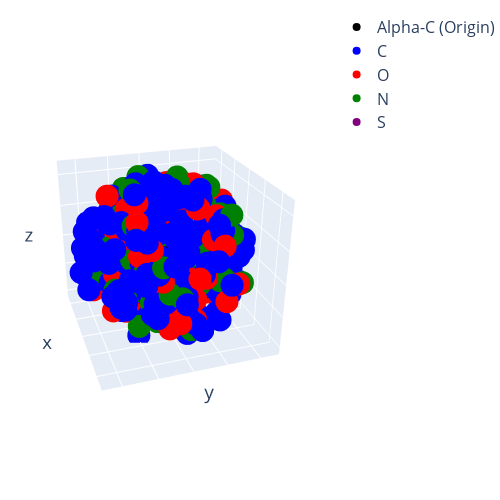

Here is the notebook cell this chart was saved with:
### Markdown cell above
## TODO
sanity checks
- plot in 3d
- pymol?
- make fast -- somehow? And post updated code + timing
    - profile to find bottlenecks? line profiler https://github.com/pyutils/line_profiler
    - Avoid making everything a string -- don't need the pdb name in the res_id? Avoid decoding from bytes?
    - One pass through data

### Code cell
import plotly.graph_objects as go


def extract_coords_by_element(neighborhood):
    coords = neighborhood[4]
    elements = neighborhood[2]
    coords_list = []
    for element in [b'C', b'O', b'N', b'S']:
        coords_list.append(coords[elements == element])
    return coords_list

def plot_neighborhood(neighborhood):
    coords_list = extract_coords_by_element(neighborhood)
    points = []
    origin = [go.Scatter3d(
                x=np.array([0.0]),
                y=np.array([0.0]),
                z=np.array([0.0]),
                mode='markers',
                marker = dict(size=8, color='black'),
                name = 'Alpha-C (Origin)')]
    elements_list = ['C', 'O', 'N', 'S']
    colors_table = {
        'C': 'blue',
        'O': 'red',
        'N': 'green',
        'S': 'purple'
    }
    for element, coords in zip(elements_list, coords_list):
        points.append(go.Scatter3d(
            x=coords[:, 0],
            y=coords[:, 1],
            z=coords[:, 2],
            mode='markers',
            marker = dict(size=8, color=colors_table[element]),
            name = element
            ))
    layout = go.Layout(width=500, height=500,
                       margin=dict(l=0, r=0, t=10, b=0))
    fig = go.Figure(data=[*origin, *points], layout=layout)
    fig.update_layout(font_size=16)
    fig.update_layout(
        scene=dict(
            xaxis=dict(showticklabels=False),
            yaxis=dict(showticklabels=False),
            zaxis=dict(showticklabels=False),
        )
    )
    camera = dict(
        up=dict(x=0, y=0, z=1),
        center=dict(x=0, y=0, z=0),
        eye=dict(x=-2.54, y=0.2, z=0.5)
    )
    fig.update_layout(scene_camera=camera)
    fig.show(renderer="jupyterlab")
    
n = data[698]
plot_neighborhood(n)

### Figure 1 — Plotly figure (JSON) as saved in the notebook; plotly's stock layout.template omitted (floating-point values rounded to 4 significant figures; data arrays with more than 128 entries replaced by an {"elided": "..."} marker saying what was removed)
{"data": [{"marker": {"color": "black", "size": 8}, "mode": "markers", "name": "Alpha-C (Origin)", "type": "scatter3d", "x": [0], "y": [0], "z": [0]}, {"marker": {"color": "blue", "size": 8}, "mode": "markers", "name": "C", "type": "scatter3d", "x": {"elided": "273 float values"}, "y": {"elided": "273 float values"}, "z": {"elided": "273 float values"}}, {"marker": {"color": "red", "size": 8}, "mode": "markers", "name": "O", "type": "scatter3d", "x": [-10.2, -11.16, -5.893, -4.309, -5.025, -1.536, -0.729, -6.861, -7.096, -4.393, -0.234, 3.248, 0.949, 5.722, 6.276, -2.705, -4.329, -4.781, -3.065, -0.238, 1.486, -0.807, -1.071, 4.213, 5.031, 8.993, 8.907, 9.951, -6.74, -6.702, -2.936, -3.68, -8.672, -6.404, -8.055, -10.39, -5.979, -2.244, -1.269, -4.346, -5.018, -4.958, -1.16, -5.185, 0.325, 3.033, -0.312, 2.502, 6.216, 6.024, 3.565, 2.102, 7.968, 1.818, 5.411, 5.737, -5.406, 0.081, -1.203, 6.2, 3.728, 6.767, -0.98, -0.315, -0.638, 3.237, 3.831, 1.352, 9.145, 8.844, 10.35, 10.12, 11.5, 10.08, 9.682], "y": [-1.915, -1.097, 1.385, -1.711, -10.44, -10.45, -5.846, -3.503, 1.518, 1.439, -7.883, -6.099, -2.016, -1.03, 2.656, 3.584, 5.553, 6.165, 10.26, 7.326, 4.557, 6.165, 9.401, 4.466, 8.322, -0.578, -1.88, 5.754, -9.052, -4.642, -8.625, -6.755, -4.383, -1.432, -1.663, 0.701, 1.83, -0.373, 2.001, 1.625, -7.013, -3.445, -5.19, 1.934, -7.599, -6.012, -6.364, -6.365, -5.458, -4.348, 0.951, 2.114, 1.365, -4.471, -5.478, 2.731, 5.345, 4.362, 9.29, 4.936, 8.469, 4.766, 5.42, 8.812, 4.499, 3.925, 6.332, 11.43, -3.106, -4.482, 1.005, 2.556, 1.067, 7.317, 5.198], "z": [-5.549, -1.925, -10.16, -8.998, -4.16, -4.393, -8.465, -7.618, -6.534, -5.359, -7.729, -4.48, -8.619, -8.594, -7.389, -7.071, -2.845, -6.249, -1.815, -7.195, -3.445, -3.178, -4.248, -1.665, -2.952, -5.798, -3.38, -2.911, 2.059, 4.496, -0.09, 4.31, 0.881, -0.976, 1.725, 0.814, -0.855, 0.857, -1.351, 1.953, 8.582, 8.133, 7.806, 9.604, -1.351, 0.306, 3.184, 5.047, 3.94, -0.927, -0.771, 2.068, 0.304, 9.693, 8.481, 9.478, 8.911, 1.098, 0.587, 0.783, 4.65, 5.143, 7.139, 7.804, 10.65, 8.463, 7.298, -0.301, 1.231, 5.883, -1.469, 1.359, 2.203, -0.354, 5.445]}, {"marker": {"color": "green", "size": 8}, "mode": "markers", "name": "N", "type": "scatter3d", "x": [-3.181, 3.199, 5.024, -8.091, -6.39, -6.185, -4.391, -7.36, -1.763, -7.675, -7.973, -7.006, -4.903, -4.505, 1.45, 3.991, 6.964, 3.207, -6.335, -5.107, -2.413, -2.719, -3.885, -1.43, 0.14, 6.119, 6.843, 8.114, -4.955, -7.274, -2.659, -9.315, -11.14, -8.574, -7.021, -4.837, -3.883, -2.992, -0.985, -7.018, -6.867, -6.085, -3.502, -3.81, -0.904, -3.714, 0.706, 3.855, 7.146, 0.607, 8.477, 5.143, -0.094, 3.002, 6.391, 0.096, 1.582, -1.66, 3.44, 7.364, 5.888, -3.276, 1.115, 1.252, -2.491, 0.134, 5.343, -1.588, 1.046, 9.459, 10.89, 9.712], "y": [-6.904, -4.886, 0.987, -9.124, -5.966, -7.98, -6.562, -7.188, -9.049, -1.396, -3.087, -4.652, -0.619, 1.705, -7.867, -5.538, -4.134, -2.089, 3.507, 3.418, 4.167, 6.794, 7.71, 11.79, 9.422, 3.206, 9.457, 1.365, -10.07, -5.983, -7.261, -1.939, -2.546, 0.686, 0.34, -1.139, 0.917, 2.882, 1.279, -4.07, -0.986, -5.946, -5.322, -2.678, -4.669, 3.158, -7.179, -5.937, -5.068, 1.296, -1.957, 1.934, -5.886, -5.384, -5.905, 1.986, 3.919, 7.451, 3.865, 5.747, 7.963, 4.727, 5.732, 8.022, 7.263, 6.585, 7.946, 11.45, 11.71, -3.175, -1.05, 5.297], "z": [-9.276, -8.942, -9.33, -2.626, -6.795, -5.673, -5.885, -2.134, -2.651, -7.797, -4.515, -3.4, -7.148, -8.46, -3.276, -2.431, -2.96, -8.674, -7.243, -4.627, -4.945, -5.705, -3.265, -1.821, -2.38, -1.849, -2.22, -7.715, 1.226, 2.753, 1.713, -0.959, 1.024, -0.522, 1.723, 0.602, -1.088, 0.682, 1.805, 8.743, 9.179, 6.936, 6.082, 11.46, 10.67, 10.82, 1.32, 2.406, 1.906, -0.334, -1.16, 0.453, 5.99, 7.007, 6.47, 11.4, -0.523, -1.523, 1.533, -0.979, 5.025, 8.634, 7.819, 6.37, 9.51, 10.17, 7.788, 1.023, 1.882, 3.501, -0.687, 0.565]}, {"marker": {"color": "purple", "size": 8}, "mode": "markers", "name": "S", "type": "scatter3d", "x": [-1.195, 2.622, -6.733], "y": [-1.936, 3.34, 4.776], "z": [-3.545, -10.32, 3.055]}], "layout": {"font": {"size": 16}, "height": 500, "margin": {"b": 0, "l": 0, "r": 0, "t": 10}, "scene": {"aspectmode": "auto", "aspectratio": {"x": 1.032, "y": 1.033, "z": 0.9384}, "camera": {"center": {"x": 0, "y": 0, "z": 0}, "eye": {"x": 2.955, "y": -0.9679, "z": 1.533}, "projection": {"type": "perspective"}, "up": {"x": 0, "y": 0, "z": 1}}, "xaxis": {"showticklabels": false, "type": "linear"}, "yaxis": {"showticklabels": false, "type": "linear"}, "zaxis": {"showticklabels": false, "type": "linear"}}, "width": 500}}
